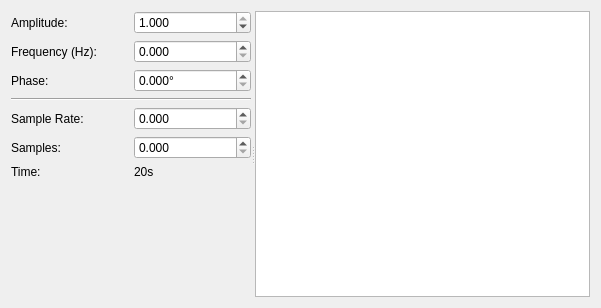
<?xml version="1.0" encoding="UTF-8"?>
<ui version="4.0">
 <class>DialogCustomSine</class>
 <widget class="QDialog" name="DialogCustomSine">
  <property name="geometry">
   <rect>
    <x>0</x>
    <y>0</y>
    <width>601</width>
    <height>308</height>
   </rect>
  </property>
  <property name="windowTitle">
   <string>Insert sine wave</string>
  </property>
  <layout class="QVBoxLayout" name="verticalLayout">
   <item>
    <widget class="QSplitter" name="splitter">
     <property name="orientation">
      <enum>Qt::Horizontal</enum>
     </property>
     <widget class="QWidget" name="layoutWidget">
      <layout class="QGridLayout" name="gridLayout">
       <item row="4" column="0">
        <widget class="QLabel" name="label_4">
         <property name="text">
          <string>Sample Rate:</string>
         </property>
        </widget>
       </item>
       <item row="5" column="1">
        <widget class="KillerDoubleSpinBox" name="doubleSpinBoxNSamples">
         <property name="decimals">
          <number>3</number>
         </property>
         <property name="minimum">
          <double>0.000000000000000</double>
         </property>
         <property name="maximum">
          <double>9999999999999999455752309870428160.000000000000000</double>
         </property>
        </widget>
       </item>
       <item row="2" column="1">
        <widget class="QDoubleSpinBox" name="doubleSpinBoxPhase">
         <property name="suffix">
          <string>°</string>
         </property>
         <property name="decimals">
          <number>3</number>
         </property>
         <property name="maximum">
          <double>360.000000000000000</double>
         </property>
        </widget>
       </item>
       <item row="0" column="1">
        <widget class="QDoubleSpinBox" name="doubleSpinBoxAmplitude">
         <property name="decimals">
          <number>3</number>
         </property>
         <property name="maximum">
          <double>1.000000000000000</double>
         </property>
         <property name="singleStep">
          <double>0.001000000000000</double>
         </property>
         <property name="value">
          <double>1.000000000000000</double>
         </property>
        </widget>
       </item>
       <item row="1" column="0">
        <widget class="QLabel" name="label_2">
         <property name="text">
          <string>Frequency (Hz):</string>
         </property>
        </widget>
       </item>
       <item row="1" column="1">
        <widget class="KillerDoubleSpinBox" name="doubleSpinBoxFrequency">
         <property name="decimals">
          <number>3</number>
         </property>
         <property name="minimum">
          <double>0.000000000000000</double>
         </property>
         <property name="maximum">
          <double>9999999999999999931398190359470212947659194368.000000000000000</double>
         </property>
        </widget>
       </item>
       <item row="2" column="0">
        <widget class="QLabel" name="label_3">
         <property name="text">
          <string>Phase:</string>
         </property>
        </widget>
       </item>
       <item row="4" column="1">
        <widget class="KillerDoubleSpinBox" name="doubleSpinBoxSampleRate">
         <property name="decimals">
          <number>3</number>
         </property>
         <property name="minimum">
          <double>0.000000000000000</double>
         </property>
         <property name="maximum">
          <double>99999999999999991433150857216.000000000000000</double>
         </property>
        </widget>
       </item>
       <item row="5" column="0">
        <widget class="QLabel" name="label_5">
         <property name="text">
          <string>Samples:</string>
         </property>
        </widget>
       </item>
       <item row="0" column="0">
        <widget class="QLabel" name="label">
         <property name="text">
          <string>Amplitude:</string>
         </property>
        </widget>
       </item>
       <item row="3" column="0" colspan="2">
        <widget class="Line" name="line">
         <property name="orientation">
          <enum>Qt::Horizontal</enum>
         </property>
        </widget>
       </item>
       <item row="7" column="0">
        <spacer name="verticalSpacer">
         <property name="orientation">
          <enum>Qt::Vertical</enum>
         </property>
         <property name="sizeHint" stdset="0">
          <size>
           <width>20</width>
           <height>40</height>
          </size>
         </property>
        </spacer>
       </item>
       <item row="6" column="0">
        <widget class="QLabel" name="label_6">
         <property name="text">
          <string>Time:</string>
         </property>
        </widget>
       </item>
       <item row="6" column="1">
        <widget class="QLabel" name="labelTime">
         <property name="text">
          <string>20s</string>
         </property>
        </widget>
       </item>
      </layout>
     </widget>
     <widget class="ZoomableGraphicView" name="graphicsViewSineWave"/>
    </widget>
   </item>
  </layout>
 </widget>
 <customwidgets>
  <customwidget>
   <class>ZoomableGraphicView</class>
   <extends>QGraphicsView</extends>
   <header>urh.ui.views.ZoomableGraphicView.h</header>
  </customwidget>
  <customwidget>
   <class>KillerDoubleSpinBox</class>
   <extends>QDoubleSpinBox</extends>
   <header>urh.ui.KillerDoubleSpinBox.h</header>
  </customwidget>
 </customwidgets>
 <resources/>
 <connections/>
</ui>
